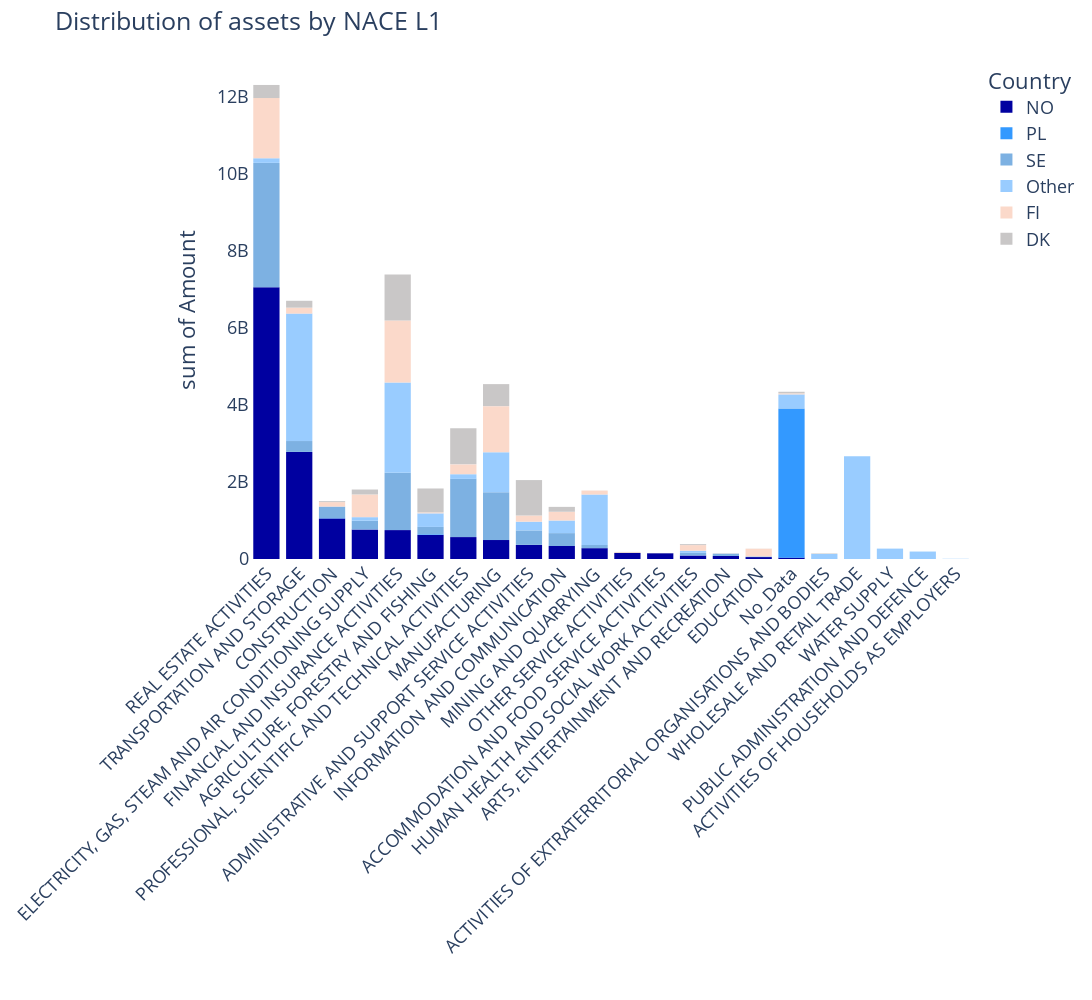

The code cell stored with this chart in its notebook:
### Code cell
# Define the custom color list
colors = ['#C9C7C7', '#FBD9CA', '#99CCFF', '#7DB1E2', '#3399FF', '#0000A0']

# Create the bar chart
fig_Q4b1 = px.histogram(df_answ_Q4b_assets, x='NACE_Name_L1', y='Amount', color='Country', width=2000, height=1000)

# Set the color of the bars using the custom color list
for i, color in enumerate(reversed(colors)):
    fig_Q4b1.data[i].marker.color = color

fig_Q4b1.update_traces( hoverinfo='text', textposition='outside', )

# Set the title and remove the x-axis label
fig_Q4b1.update_layout(title_text="Distribution of assets by NACE L1", xaxis_title="", font=dict(size=18), xaxis_tickangle=-45, paper_bgcolor='white', plot_bgcolor = 'white') 

# Show the plot
fig_Q4b1.show()

### Figure 1 — Plotly figure (JSON) as saved in the notebook; plotly's stock layout.template omitted (floating-point values rounded to 4 significant figures; data arrays with more than 128 entries replaced by an {"elided": "..."} marker saying what was removed)
{"data": [{"alignmentgroup": "True", "bingroup": "x", "histfunc": "sum", "hoverinfo": "text", "hovertemplate": "Country=NO<br>NACE_Name_L1=%{x}<br>sum of Amount=%{y}<extra></extra>", "legendgroup": "NO", "marker": {"color": "#0000A0", "pattern": {"shape": ""}}, "name": "NO", "offsetgroup": "NO", "orientation": "v", "showlegend": true, "textposition": "outside", "type": "histogram", "x": ["REAL ESTATE ACTIVITIES", "TRANSPORTATION AND STORAGE", "CONSTRUCTION", "ELECTRICITY, GAS, STEAM AND AIR CONDITIONING SUPPLY", "FINANCIAL AND INSURANCE ACTIVITIES", "AGRICULTURE, FORESTRY AND FISHING", "PROFESSIONAL, SCIENTIFIC AND TECHNICAL ACTIVITIES", "MANUFACTURING", "ADMINISTRATIVE AND SUPPORT SERVICE ACTIVITIES", "INFORMATION AND COMMUNICATION", "MINING AND QUARRYING", "OTHER SERVICE ACTIVITIES", "ACCOMMODATION AND FOOD SERVICE ACTIVITIES", "HUMAN HEALTH AND SOCIAL WORK ACTIVITIES", "ARTS, ENTERTAINMENT AND RECREATION", "EDUCATION", "No_Data", "ACTIVITIES OF EXTRATERRITORIAL ORGANISATIONS AND BODIES"], "xaxis": "x", "y": [7055000000.0, 2781000000.0, 1055000000.0, 766200000.0, 750400000.0, 626300000.0, 568800000.0, 492800000.0, 367300000.0, 337600000.0, 281600000.0, 155700000.0, 149800000.0, 91000000.0, 79070000.0, 50250000.0, 35640000.0, 12920.0], "yaxis": "y"}, {"alignmentgroup": "True", "bingroup": "x", "histfunc": "sum", "hoverinfo": "text", "hovertemplate": "Country=PL<br>NACE_Name_L1=%{x}<br>sum of Amount=%{y}<extra></extra>", "legendgroup": "PL", "marker": {"color": "#3399FF", "pattern": {"shape": ""}}, "name": "PL", "offsetgroup": "PL", "orientation": "v", "showlegend": true, "textposition": "outside", "type": "histogram", "x": ["No_Data", "AGRICULTURE, FORESTRY AND FISHING", "CONSTRUCTION", "MANUFACTURING", "ACTIVITIES OF EXTRATERRITORIAL ORGANISATIONS AND BODIES", "ADMINISTRATIVE AND SUPPORT SERVICE ACTIVITIES"], "xaxis": "x", "y": [3876000000.0, 17000000.0, 9058000.0, 3835000.0, 29880.0, 0], "yaxis": "y"}, {"alignmentgroup": "True", "bingroup": "x", "histfunc": "sum", "hoverinfo": "text", "hovertemplate": "Country=SE<br>NACE_Name_L1=%{x}<br>sum of Amount=%{y}<extra></extra>", "legendgroup": "SE", "marker": {"color": "#7DB1E2", "pattern": {"shape": ""}}, "name": "SE", "offsetgroup": "SE", "orientation": "v", "showlegend": true, "textposition": "outside", "type": "histogram", "x": ["REAL ESTATE ACTIVITIES", "PROFESSIONAL, SCIENTIFIC AND TECHNICAL ACTIVITIES", "FINANCIAL AND INSURANCE ACTIVITIES", "MANUFACTURING", "ADMINISTRATIVE AND SUPPORT SERVICE ACTIVITIES", "INFORMATION AND COMMUNICATION", "CONSTRUCTION", "TRANSPORTATION AND STORAGE", "ELECTRICITY, GAS, STEAM AND AIR CONDITIONING SUPPLY", "AGRICULTURE, FORESTRY AND FISHING", "MINING AND QUARRYING", "HUMAN HEALTH AND SOCIAL WORK ACTIVITIES", "ARTS, ENTERTAINMENT AND RECREATION", "EDUCATION", "No_Data"], "xaxis": "x", "y": [3233000000.0, 1513000000.0, 1487000000.0, 1236000000.0, 375600000.0, 334700000.0, 297400000.0, 282400000.0, 227500000.0, 189900000.0, 83880000.0, 69620000.0, 59870000.0, 16250000.0, 4519000.0], "yaxis": "y"}, {"alignmentgroup": "True", "bingroup": "x", "histfunc": "sum", "hoverinfo": "text", "hovertemplate": "Country=Other<br>NACE_Name_L1=%{x}<br>sum of Amount=%{y}<extra></extra>", "legendgroup": "Other", "marker": {"color": "#99CCFF", "pattern": {"shape": ""}}, "name": "Other", "offsetgroup": "Other", "orientation": "v", "showlegend": true, "textposition": "outside", "type": "histogram", "x": {"elided": "177 str values"}, "xaxis": "x", "y": {"elided": "177 float values"}, "yaxis": "y"}, {"alignmentgroup": "True", "bingroup": "x", "histfunc": "sum", "hoverinfo": "text", "hovertemplate": "Country=FI<br>NACE_Name_L1=%{x}<br>sum of Amount=%{y}<extra></extra>", "legendgroup": "FI", "marker": {"color": "#FBD9CA", "pattern": {"shape": ""}}, "name": "FI", "offsetgroup": "FI", "orientation": "v", "showlegend": true, "textposition": "outside", "type": "histogram", "x": ["FINANCIAL AND INSURANCE ACTIVITIES", "REAL ESTATE ACTIVITIES", "MANUFACTURING", "ELECTRICITY, GAS, STEAM AND AIR CONDITIONING SUPPLY", "PROFESSIONAL, SCIENTIFIC AND TECHNICAL ACTIVITIES", "INFORMATION AND COMMUNICATION", "EDUCATION", "ADMINISTRATIVE AND SUPPORT SERVICE ACTIVITIES", "TRANSPORTATION AND STORAGE", "HUMAN HEALTH AND SOCIAL WORK ACTIVITIES", "CONSTRUCTION", "MINING AND QUARRYING", "No_Data", "AGRICULTURE, FORESTRY AND FISHING", "OTHER SERVICE ACTIVITIES", "ARTS, ENTERTAINMENT AND RECREATION", "ACCOMMODATION AND FOOD SERVICE ACTIVITIES"], "xaxis": "x", "y": [1614000000.0, 1564000000.0, 1197000000.0, 589400000.0, 255800000.0, 227200000.0, 200300000.0, 160600000.0, 154400000.0, 146400000.0, 115000000.0, 101600000.0, 27080000.0, 25020000.0, 17010000.0, 2058000.0, 639300.0], "yaxis": "y"}, {"alignmentgroup": "True", "bingroup": "x", "histfunc": "sum", "hoverinfo": "text", "hovertemplate": "Country=DK<br>NACE_Name_L1=%{x}<br>sum of Amount=%{y}<extra></extra>", "legendgroup": "DK", "marker": {"color": "#C9C7C7", "pattern": {"shape": ""}}, "name": "DK", "offsetgroup": "DK", "orientation": "v", "showlegend": true, "textposition": "outside", "type": "histogram", "x": ["FINANCIAL AND INSURANCE ACTIVITIES", "PROFESSIONAL, SCIENTIFIC AND TECHNICAL ACTIVITIES", "ADMINISTRATIVE AND SUPPORT SERVICE ACTIVITIES", "AGRICULTURE, FORESTRY AND FISHING", "MANUFACTURING", "REAL ESTATE ACTIVITIES", "TRANSPORTATION AND STORAGE", "ELECTRICITY, GAS, STEAM AND AIR CONDITIONING SUPPLY", "INFORMATION AND COMMUNICATION", "No_Data", "CONSTRUCTION", "HUMAN HEALTH AND SOCIAL WORK ACTIVITIES", "ACTIVITIES OF EXTRATERRITORIAL ORGANISATIONS AND BODIES", "OTHER SERVICE ACTIVITIES", "ARTS, ENTERTAINMENT AND RECREATION", "ACCOMMODATION AND FOOD SERVICE ACTIVITIES", "EDUCATION", "MINING AND QUARRYING"], "xaxis": "x", "y": [1195000000.0, 938800000.0, 920200000.0, 620300000.0, 572500000.0, 339900000.0, 178200000.0, 128700000.0, 126700000.0, 40590000.0, 26020000.0, 25860000.0, 12750000.0, 10860000.0, 6040000.0, 4357000.0, 2272000.0, 1759000.0], "yaxis": "y"}], "layout": {"barmode": "relative", "font": {"size": 18}, "height": 1000, "legend": {"title": {"text": "Country"}, "tracegroupgap": 0}, "margin": {"t": 60}, "paper_bgcolor": "white", "plot_bgcolor": "white", "title": {"text": "Distribution of assets by NACE L1"}, "width": 2000, "xaxis": {"anchor": "y", "domain": [0, 1], "tickangle": -45, "title": {"text": ""}}, "yaxis": {"anchor": "x", "domain": [0, 1], "title": {"text": "sum of Amount"}}}}
